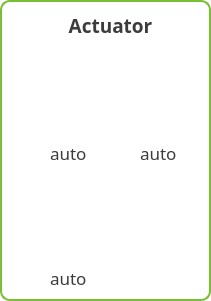
   <widget class="QFrame" name="frame_25">
    <property name="geometry">
     <rect>
      <x>20</x>
      <y>160</y>
      <width>211</width>
      <height>301</height>
     </rect>
    </property>
    <property name="styleSheet">
     <string notr="true">background:qlineargradient(spread:pad, x1:0, y1:0, x2:1, y2:1, stop:0 rgba(255, 255, 255, 0), stop:1 rgba(255, 255, 255, 161));
border : 2px solid rgb(121,191,53);
border-radius : 10px</string>
    </property>
    <property name="frameShape">
     <enum>QFrame::StyledPanel</enum>
    </property>
    <property name="frameShadow">
     <enum>QFrame::Raised</enum>
    </property>
    <widget class="QCheckBox" name="checkBox">
     <property name="geometry">
      <rect>
       <x>30</x>
       <y>145</y>
       <width>61</width>
       <height>16</height>
      </rect>
     </property>
     <property name="font">
      <font>
       <family>나눔바른고딕</family>
       <pointsize>13</pointsize>
       <weight>50</weight>
       <bold>false</bold>
      </font>
     </property>
     <property name="styleSheet">
      <string notr="true">color:rgb(60,60,60);
background:transparent;
border:transparent;</string>
     </property>
     <property name="text">
      <string>auto</string>
     </property>
    </widget>
    <widget class="QPushButton" name="pushButton_5">
     <property name="geometry">
      <rect>
       <x>110</x>
       <y>50</y>
       <width>85</width>
       <height>85</height>
      </rect>
     </property>
     <property name="styleSheet">
      <string notr="true">QPushButton{background:transparent;
border:transparent;
image: url(:/img/resources/fan_off.png);
}
QPushButton:checked{background:transparent;
border:transparent;
image: url(:/img/resources/fan_on.png);}</string>
     </property>
     <property name="text">
      <string/>
     </property>
     <property name="checkable">
      <bool>true</bool>
     </property>
    </widget>
    <widget class="QPushButton" name="pushButton_6">
     <property name="geometry">
      <rect>
       <x>15</x>
       <y>50</y>
       <width>85</width>
       <height>85</height>
      </rect>
     </property>
     <property name="styleSheet">
      <string notr="true">QPushButton{
image: url(:/img/resources/light_off.png);
background:transparent;
border:transparent;
}
QPushButton:checked{
image: url(:/img/resources/light_on.png);
background:transparent;
border:transparent;}</string>
     </property>
     <property name="text">
      <string/>
     </property>
     <property name="checkable">
      <bool>true</bool>
     </property>
    </widget>
    <widget class="QPushButton" name="pushButton_7">
     <property name="geometry">
      <rect>
       <x>15</x>
       <y>175</y>
       <width>85</width>
       <height>85</height>
      </rect>
     </property>
     <property name="styleSheet">
      <string notr="true">QPushButton{background:transparent;
border:transparent;
image: url(:/img/resources/nut_off.png);
}
QPushButton:checked{background:transparent;
border:transparent;
image:url(:/img/resources/nut_on.png);}</string>
     </property>
     <property name="text">
      <string/>
     </property>
     <property name="checkable">
      <bool>true</bool>
     </property>
    </widget>
    <widget class="QCheckBox" name="checkBox_2">
     <property name="geometry">
      <rect>
       <x>120</x>
       <y>145</y>
       <width>61</width>
       <height>16</height>
      </rect>
     </property>
     <property name="font">
      <font>
       <family>나눔바른고딕</family>
       <pointsize>13</pointsize>
       <weight>50</weight>
       <bold>false</bold>
      </font>
     </property>
     <property name="styleSheet">
      <string notr="true">color:rgb(60,60,60);
background:transparent;
border:transparent;</string>
     </property>
     <property name="text">
      <string>auto</string>
     </property>
    </widget>
    <widget class="QCheckBox" name="checkBox_3">
     <property name="geometry">
      <rect>
       <x>30</x>
       <y>270</y>
       <width>61</width>
       <height>16</height>
      </rect>
     </property>
     <property name="font">
      <font>
       <family>나눔바른고딕</family>
       <pointsize>13</pointsize>
       <weight>50</weight>
       <bold>false</bold>
      </font>
     </property>
     <property name="styleSheet">
      <string notr="true">color:rgb(60,60,60);
background:transparent;
border:transparent;</string>
     </property>
     <property name="text">
      <string>auto</string>
     </property>
    </widget>
    <widget class="QPushButton" name="pushButton_8">
     <property name="geometry">
      <rect>
       <x>110</x>
       <y>175</y>
       <width>85</width>
       <height>85</height>
      </rect>
     </property>
     <property name="styleSheet">
      <string notr="true">QPushButton{background:transparent;
border:transparent;
image: url(:/img/resources/elec_off.png);
}
QPushButton:pressed{background:transparent;
border:transparent;
image:url(:/img/resources/elec_on.png);}</string>
     </property>
     <property name="text">
      <string/>
     </property>
     <property name="checkable">
      <bool>false</bool>
     </property>
    </widget>
    <widget class="QLabel" name="label_36">
     <property name="geometry">
      <rect>
       <x>50</x>
       <y>10</y>
       <width>121</width>
       <height>31</height>
      </rect>
     </property>
     <property name="font">
      <font>
       <family>나눔스퀘어 Bold</family>
       <pointsize>14</pointsize>
       <weight>75</weight>
       <bold>true</bold>
      </font>
     </property>
     <property name="styleSheet">
      <string notr="true">background:transparent;
border:transparent;
color:rgb(60,60,60)</string>
     </property>
     <property name="text">
      <string>Actuator</string>
     </property>
     <property name="alignment">
      <set>Qt::AlignCenter</set>
     </property>
    </widget>
   </widget>
